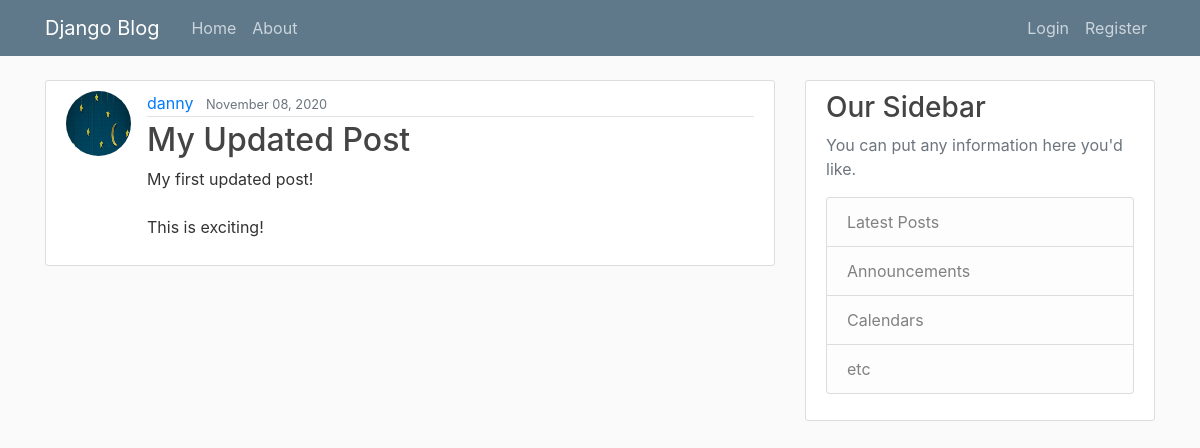
The app's page /post/7/, older data.
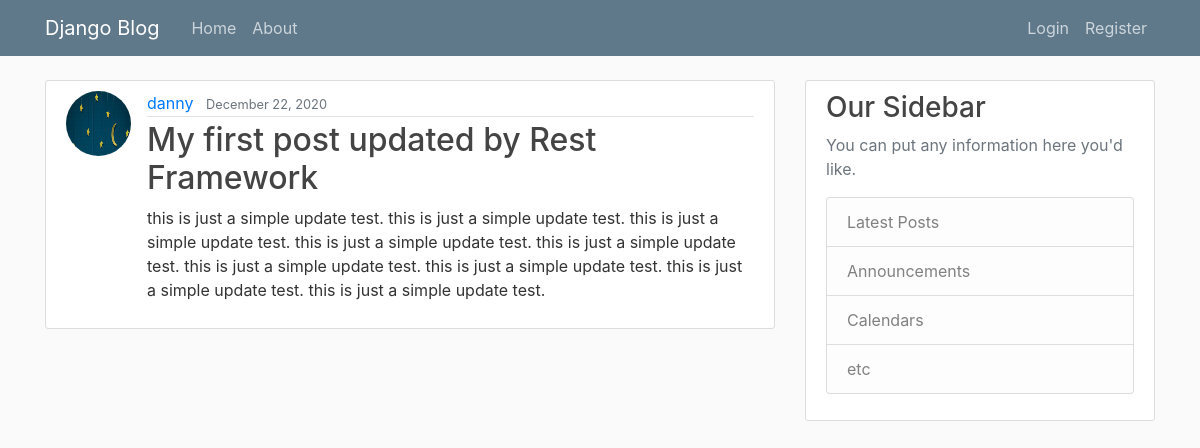
The same page, newer data.
### blog/models.py (models this page shows, shortened)
class Post(models.Model):
    title = models.CharField(max_length=100)
    content = models.TextField()
    date_posted = models.DateTimeField(default=timezone.now)
    author = models.ForeignKey(User, on_delete=models.CASCADE, default=1)

### users/models.py (models this page shows, shortened)
class Profile(models.Model):
    user = models.OneToOneField(User, on_delete=models.CASCADE)
    image = models.ImageField(default='default.jpg', upload_to='profile_pics')

### blog/views.py (the view)
# urls.py: path('post/<int:pk>/', PostDetailView.as_view(), name='post-detail'),
class PostDetailView(DetailView):
    model = Post

### blog/templates/blog/post_detail.html (shortened to what this page needs)
{% extends "blog/base.html" %}
{% block content %}
  <article class="media content-section">
    <img class="rounded-circle article-img" src="{{ object.author.profile.image.url }}">
    <div class="media-body">
      <div class="article-metadata">
        <a class="mr-2" href="{% url 'user-posts' object.author.username %}">{{ object.author }}</a>
        <small class="text-muted">{{ object.date_posted|date:"F d, Y" }}</small>
      </div>
      <h2 class="article-title" >{{ object.title }}</h2>
      <p class="article-content">{{ object.content }}</p>
    </div>
  </article>
{% endblock content %}

Row changes from the older to the newer data that the page shows:
changed Post "danny": date_posted "November 08, 2020" → "December 22, 2020"; title "My Updated Post" → "My first post updated by Rest Framework"; content "My first updated post! This is exciting!" → "this is just a simple update test. this is just a simple update test. this is just a simple update test. this is just a simple update test. this is just a simple update test. this is just a simple update test. this is just a simple update test. this is just a simple update test. this is just a simple update test."
